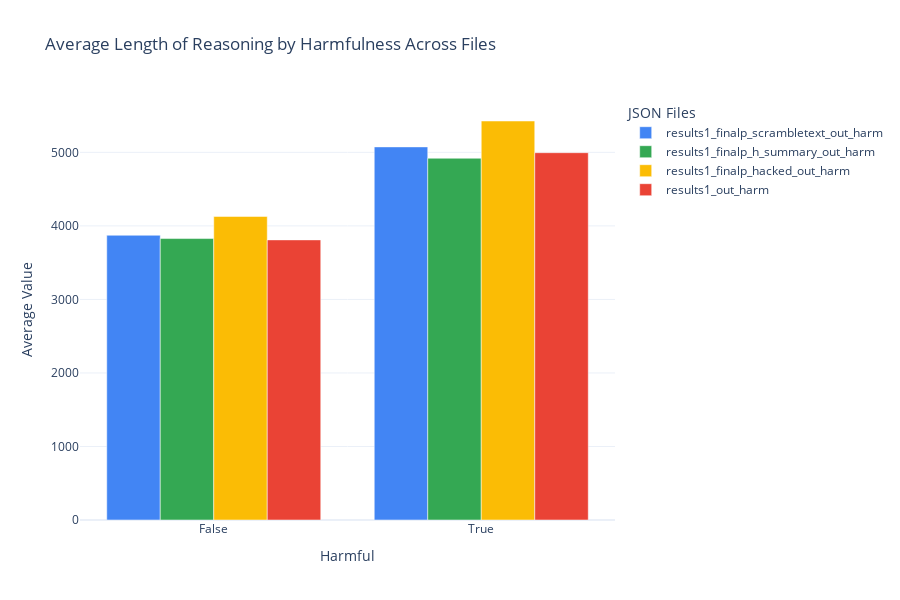
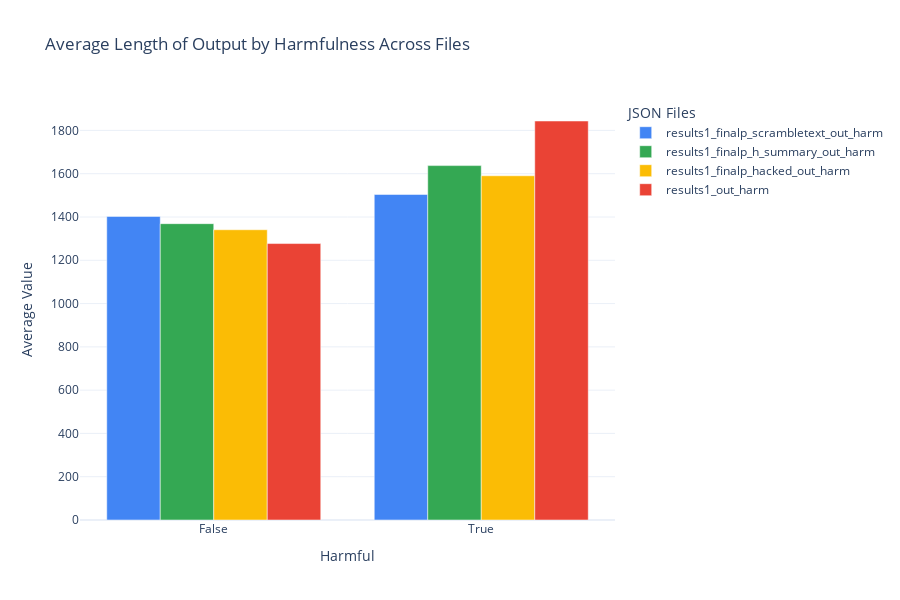

The notebook cell these images were saved under, in order:
### Code cell
import json
import pandas as pd
import plotly.graph_objects as go
import numpy as np
import os
from pathlib import Path

# List of JSON files to process
json_files = file_paths

# Function to process a single JSON file
def process_json_file(file_path):
    try:
        with open(file_path, 'r') as f:
            try:
                data = json.load(f)
            except json.JSONDecodeError:
                # Try reading line by line for JSONL format
                f.seek(0)
                data = []
                for line in f:
                    try:
                        data.append(json.loads(line.strip()))
                    except json.JSONDecodeError:
                        continue
        
        # Extract relevant fields
        records = []
        for entry in data:
            record = {
                'length_of_reason': entry.get('length_of_reason', 0),
                'length_of_output': entry.get('length_of_output', 0),
                'num_of_bullets': entry.get('num_of_bullets', 0),
                'harm': entry.get('harm', False)
            }
            records.append(record)
        
        return pd.DataFrame(records)
    
    except Exception as e:
        print(f"Error processing {file_path}: {e}")
        return pd.DataFrame()

# Process all JSON files
all_data = []
file_names = []

for file_path in json_files:
    df = process_json_file(file_path)
    if not df.empty:
        # Convert columns to numeric
        for col in ['length_of_reason', 'length_of_output', 'num_of_bullets']:
            df[col] = pd.to_numeric(df[col], errors='coerce')
        
        # Clean extreme values
        for col in ['length_of_reason', 'length_of_output', 'num_of_bullets']:
            df[col] = df[col].replace([np.inf, -np.inf], np.nan)
            
            # Set reasonable thresholds based on the column
            if col in ['length_of_reason', 'length_of_output']:
                threshold = 50000  # Reasonable max character length
                df.loc[df[col] > threshold, col] = threshold
            elif col == 'num_of_bullets':
                threshold = 100  # Reasonable max bullets
                df.loc[df[col] > threshold, col] = threshold
            
            # Fill NaN with median values
            df[col].fillna(df[col].median(), inplace=True)
        
        # Group by harm and calculate mean values
        grouped = df.groupby('harm').mean().reset_index()
        
        # Add file name
        grouped['file'] = Path(file_path).stem
        
        all_data.append(grouped)
        file_names.append(Path(file_path).stem)

# Combine all data
if all_data:
    combined_data = pd.concat(all_data)
    
    # Create a figure for each metric
    metrics = ['length_of_reason', 'length_of_output', 'num_of_bullets']
    titles = ['Average Length of Reasoning', 'Average Length of Output', 'Average Number of Bullets']
    
    # Professional 4-color palette
    base_colors = ['#4285F4', '#34A853', '#FBBC05', '#EA4335']  # Blue, Green, Yellow, Red
    dark_colors = ['#1A73E8', '#188038', '#EA8600', '#C5221F']  # Darker versions
    
    for i, metric in enumerate(metrics):
        fig = go.Figure()
        
        for j, file_name in enumerate(file_names):
            file_data = combined_data[combined_data['file'] == file_name]
            
            fig.add_trace(go.Bar(
                x=file_data['harm'].astype(str),
                y=file_data[metric],
                name=file_name,
                marker_color=base_colors[j % len(base_colors)]
            ))
        
        fig.update_layout(
            title=f'{titles[i]} by Harmfulness Across Files',
            xaxis_title='Harmful',
            yaxis_title='Average Value',
            barmode='group',
            width=900,
            height=600,
            legend_title="JSON Files",
            template="plotly_white",
            plot_bgcolor='rgba(255,255,255,1)',
            paper_bgcolor='rgba(255,255,255,1)'
        )
        
        fig.show()
    
    # Create a combined visualization showing all metrics for all files
    fig = go.Figure()
    
    for i, metric in enumerate(metrics):
        for j, file_name in enumerate(file_names):
            file_data = combined_data[combined_data['file'] == file_name]
            
            for k, is_harmful in enumerate([False, True]):
                harm_data = file_data[file_data['harm'] == is_harmful]
                if not harm_data.empty:
                    # Use base color for non-harmful, darker for harmful
                    color_index = (i + j) % len(base_colors)
                    color = base_colors[color_index] if not is_harmful else dark_colors[color_index]
                    
                    fig.add_trace(go.Bar(
                        x=[f"{file_name} ({metric})"],
                        y=harm_data[metric],
                        name=f"{'Harmful' if is_harmful else 'Non-Harmful'} - {file_name}",
                        marker_color=color,
                        showlegend=j==0 and i==0  # Only show legend for first file and metric
                    ))
    
    fig.update_layout(
        title='Comparison of Metrics by Harmfulness Across Files',
        xaxis_title='File and Metric',
        yaxis_title='Average Value',
        barmode='group',
        width=1200,
        height=800,
        legend_title="Harmfulness",
        template="plotly_white",
        plot_bgcolor='rgba(255,255,255,1)',
        paper_bgcolor='rgba(255,255,255,1)'
    )
    
    fig.show()
else:
    print("No valid data found in the JSON files.")

### Figure 1 — Plotly figure (JSON) as saved in the notebook; plotly's stock layout.template omitted (floating-point values rounded to 4 significant figures)
{"data": [{"marker": {"color": "#4285F4"}, "name": "results1_finalp_scrambletext_out_harm", "type": "bar", "x": ["False", "True"], "y": [3872.0, 5074.0]}, {"marker": {"color": "#34A853"}, "name": "results1_finalp_h_summary_out_harm", "type": "bar", "x": ["False", "True"], "y": [3828.0, 4920.0]}, {"marker": {"color": "#FBBC05"}, "name": "results1_finalp_hacked_out_harm", "type": "bar", "x": ["False", "True"], "y": [4128.0, 5426.0]}, {"marker": {"color": "#EA4335"}, "name": "results1_out_harm", "type": "bar", "x": ["False", "True"], "y": [3810.0, 4995.0]}], "layout": {"barmode": "group", "height": 600, "legend": {"title": {"text": "JSON Files"}}, "paper_bgcolor": "rgba(255,255,255,1)", "plot_bgcolor": "rgba(255,255,255,1)", "title": {"text": "Average Length of Reasoning by Harmfulness Across Files"}, "width": 900, "xaxis": {"autorange": true, "range": [-0.5, 1.5], "title": {"text": "Harmful"}, "type": "category"}, "yaxis": {"autorange": true, "range": [0, 5712.0], "title": {"text": "Average Value"}, "type": "linear"}}}

### Figure 2 — Plotly figure (JSON) as saved in the notebook; plotly's stock layout.template omitted (floating-point values rounded to 4 significant figures)
{"data": [{"marker": {"color": "#4285F4"}, "name": "results1_finalp_scrambletext_out_harm", "type": "bar", "x": ["False", "True"], "y": [1403.0, 1504.0]}, {"marker": {"color": "#34A853"}, "name": "results1_finalp_h_summary_out_harm", "type": "bar", "x": ["False", "True"], "y": [1369.0, 1638.0]}, {"marker": {"color": "#FBBC05"}, "name": "results1_finalp_hacked_out_harm", "type": "bar", "x": ["False", "True"], "y": [1341.0, 1591.0]}, {"marker": {"color": "#EA4335"}, "name": "results1_out_harm", "type": "bar", "x": ["False", "True"], "y": [1277.0, 1844.0]}], "layout": {"barmode": "group", "height": 600, "legend": {"title": {"text": "JSON Files"}}, "paper_bgcolor": "rgba(255,255,255,1)", "plot_bgcolor": "rgba(255,255,255,1)", "title": {"text": "Average Length of Output by Harmfulness Across Files"}, "width": 900, "xaxis": {"autorange": true, "range": [-0.5, 1.5], "title": {"text": "Harmful"}, "type": "category"}, "yaxis": {"autorange": true, "range": [0, 1941.0], "title": {"text": "Average Value"}, "type": "linear"}}}
